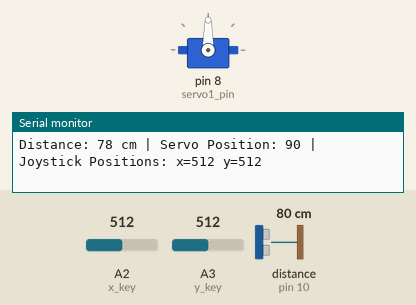
Simulated run of this sketch. Board: Arduino Uno, built with avr-gcc and run on an emulated ATmega328P. On the bench: servo, the last lines printed to the serial monitor. Wiring (inferred from the names in the program): ultrasonic range finder: trigger pin 9; echo pin 10. Inputs (shaded band) come from the test bench; at power-on: A2 (x_key) = 512, A3 (y_key) = 512, distance to the obstacle (sensor on pin 10) 80 cm. The echo pulse lasts 58.3 µs per cm.

Above: at 1.2 s.
1.3 s: A2 (x_key) set to 312
4.3 s: A2 (x_key) set to 281
At 4.54 s:
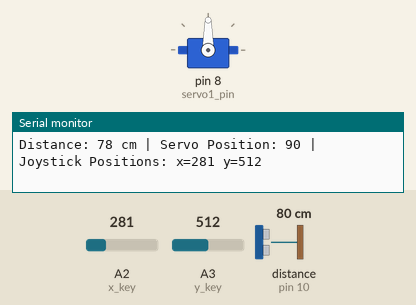
7.3 s: A3 (y_key) set to 559
10.3 s: A3 (y_key) set to 592
At 11.1 s:
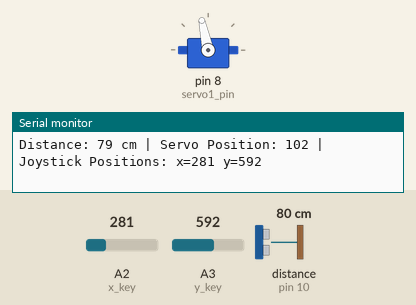
11.8 s: A3 (y_key) set to 982
At 12.5 s:
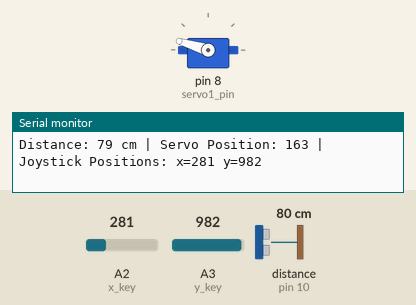
13.3 s: A3 (y_key) set to 1012
At 14.0 s:
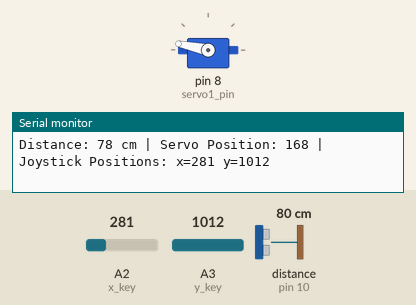
Timing chart, 0 to 16.3 s (numbered marks = the images above; inputs shaded):
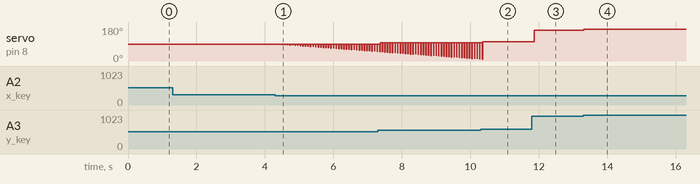

The sketch:

blind_detection.ino
```cpp
#include <Servo.h>

Servo servo1;

const int x_key = A2;
const int y_key = A3;
const int trigPin = 9;
const int echoPin = 10;

int x_pos;
int y_pos;
int servo1_pin = 8;
int initial_position = 90;

long duration;
int distance;

void setup() {
  Serial.begin(9600);


  servo1.attach(servo1_pin);
  servo1.write(initial_position);
  pinMode(x_key, INPUT);
  pinMode(y_key, INPUT);


  pinMode(trigPin, OUTPUT);
  pinMode(echoPin, INPUT);
}

void loop() {

  x_pos = analogRead(x_key);
  y_pos = analogRead(y_key);


  if (x_pos < 300) {
    if (initial_position < 10) {

    } else {
      initial_position = initial_position - 1;
      servo1.write(initial_position);
      delay(10);
    }
  }

  if (x_pos > 700) {
    if (initial_position > 180) {

    } else {
      initial_position = initial_position + 1;
      servo1.write(initial_position);
      delay(10);
    }
  }


  int mapped_y = map(y_pos, 0, 1023, 10, 170);
  servo1.write(mapped_y);


  digitalWrite(trigPin, LOW);
  delayMicroseconds(2);
  digitalWrite(trigPin, HIGH);
  delayMicroseconds(10);
  digitalWrite(trigPin, LOW);

  duration = pulseIn(echoPin, HIGH);
  distance = duration * 0.034 / 2;

  Serial.print("Distance: ");
  Serial.print(distance);
  Serial.print(" cm | Servo Position: ");
  Serial.print(mapped_y);
  Serial.print(" | Joystick Positions: x=");
  Serial.print(x_pos);
  Serial.print(" y=");
  Serial.println(y_pos);
}
```

Measured:
- the behaviour switches between 575 and 576 on A3 (y_key) (found by bisection; images 1 and 2)
- after the input at 11.8 s, servo on pin 8 (servo1_pin): 102° → 163° after 0.07 s
- after the input at 13.3 s, servo on pin 8 (servo1_pin): 163° → 168° at once
